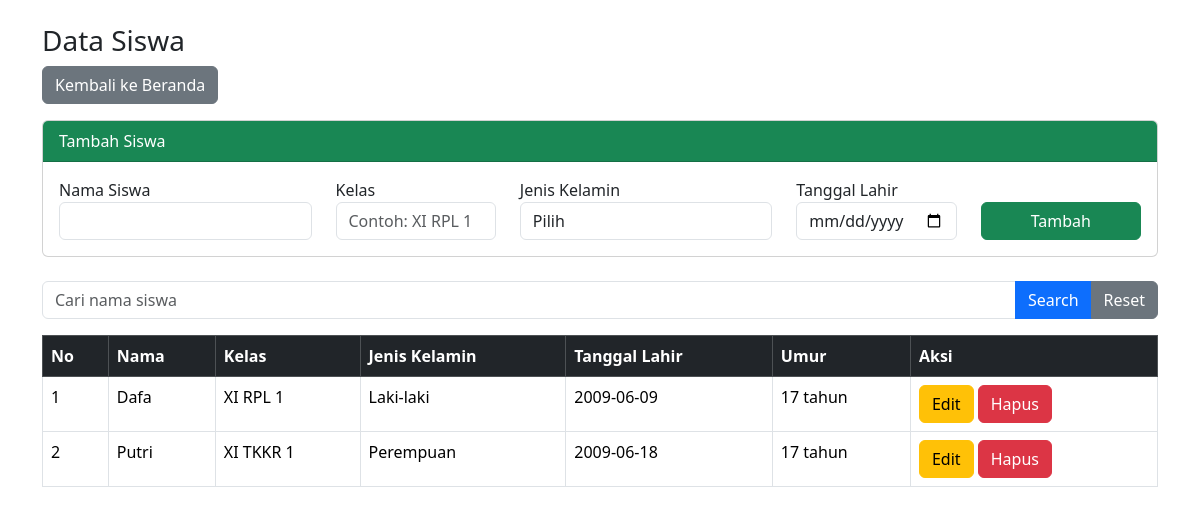
The app's page /siswa.php (signed in) with its own data.
### tables this page shows
CREATE TABLE `siswa` (
  `id_siswa` int NOT NULL,
  `nama_siswa` varchar(100) NOT NULL,
  `kelas` varchar(10) DEFAULT NULL,
  `jenis_kelamin` varchar(15) DEFAULT NULL,
  `tanggal_lahir` date DEFAULT NULL
);

### siswa.php (the view, shortened to what this page needs)
<?php
require "auth.php";
$return = isset($_GET['return']) ? $_GET['return'] : '';
if (isset($_GET['cari'])) {
    $cari = $_GET['cari'];
    $stmt = $db->prepare("SELECT * FROM siswa WHERE nama_siswa LIKE ?");
    $stmt->execute(["%$cari%"]);
    $siswa = $stmt->fetchAll(PDO::FETCH_ASSOC);
} else {
    $siswa = $db->query("SELECT * FROM siswa ORDER BY nama_siswa ASC")->fetchAll(PDO::FETCH_ASSOC);
}
?>
<!DOCTYPE html>
<html>
<head>
<link href="https://cdn.jsdelivr.net/npm/bootstrap@5.3.2/dist/css/bootstrap.min.css" rel="stylesheet">
</head>
<body class="container mt-4">
<h3>Data Siswa</h3>
<?php if($return=="kunjungan"){ ?>
<a href="kunjungan.php" class="btn btn-secondary mb-3">Kembali ke Kunjungan</a>
<?php } else { ?>
<a href="index.php" class="btn btn-secondary mb-3">Kembali ke Beranda</a>
<?php } ?>
<div class="card mb-4">
<div class="card-header bg-success text-white">
Tambah Siswa
</div>
<div class="card-body">
<form method="POST">
<div class="row">
<div class="col-md-3">
<label>Nama Siswa</label>
<input type="text" name="nama_siswa" class="form-control" required>
</div>
<div class="col-md-2">
<label>Kelas</label>
<input type="text" name="kelas" class="form-control" placeholder="Contoh: XI RPL 1" required>
</div>
<div class="col-md-3">
<label>Jenis Kelamin</label>
<select name="jenis_kelamin" class="form-control" required>
<option value="">Pilih</option>
</select>
</div>
<div class="col-md-2">
<label>Tanggal Lahir</label>
<input type="date" name="tanggal_lahir" class="form-control" required>
</div>
<div class="col-md-2">
<label>&nbsp;</label>
<button type="submit" name="tambah" class="btn btn-success w-100">
Tambah
</button>
</div>
</div>
</form>
</div>
</div>
<form method="GET" class="mb-3">
<div class="input-group">
<input type="text" name="cari" class="form-control" placeholder="Cari nama siswa">
<button class="btn btn-primary">Search</button>
<a href="siswa.php" class="btn btn-secondary">Reset</a>
</div>
</form>
<table class="table table-bordered">
<thead class="table-dark">
<tr>
<th>No</th>
<th>Nama</th>
<th>Kelas</th>
<th>Jenis Kelamin</th>
<th>Tanggal Lahir</th>
<th>Umur</th>
<th>Aksi</th>
</tr>
</thead>
<tbody>
<?php
$no = 1;
foreach ($siswa as $row) {
$umur = date("Y") - date("Y", strtotime($row['tanggal_lahir']));
?>
<tr>
<td><?= $no++ ?></td>
<td><?= $row['nama_siswa'] ?></td>
<td><?= $row['kelas'] ?></td>
<td><?= $row['jenis_kelamin'] ?></td>
<td><?= $row['tanggal_lahir'] ?></td>
<td><?= $umur ?> tahun</td>
<td>
<button class="btn btn-warning" data-bs-toggle="modal" data-bs-target="#modalEdit"
onclick="editData('<?= $row['id_siswa'] ?>','<?= $row['nama_siswa'] ?>','<?= $row['kelas'] ?>','<?= $row['jenis_kelamin'] ?>','<?= $row['tanggal_lahir'] ?>')">
Edit
</button>
<button class="btn btn-danger" data-bs-toggle="modal" data-bs-target="#modalHapus"
onclick="hapusData('<?= $row['id_siswa'] ?>','<?= $row['nama_siswa'] ?>')">
Hapus
</button>
</td>
</tr>
<?php } ?>
</tbody>
</table>
</body>
</html>

### records on screen
siswa: nama_siswa "Dafa", kelas "XI RPL 1", jenis_kelamin "Laki-laki", tanggal_lahir "2009-06-09"
siswa: nama_siswa "Putri", kelas "XI TKKR 1", jenis_kelamin "Perempuan", tanggal_lahir "2009-06-18"
